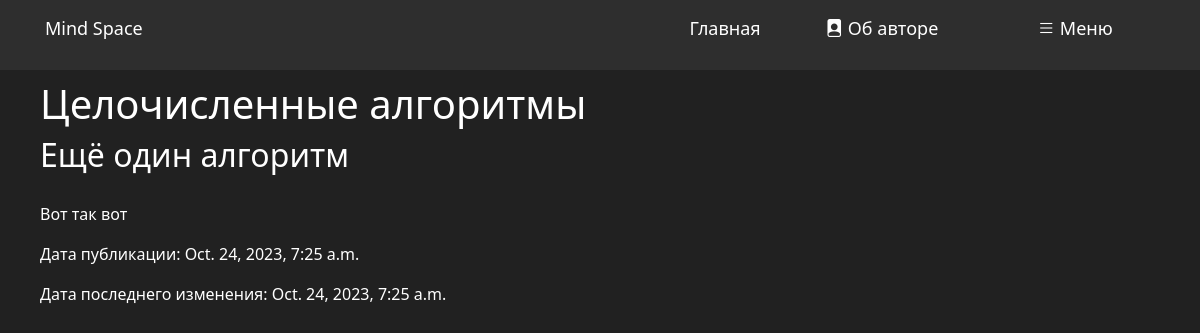
Page /notes/5/ on the earlier database version.
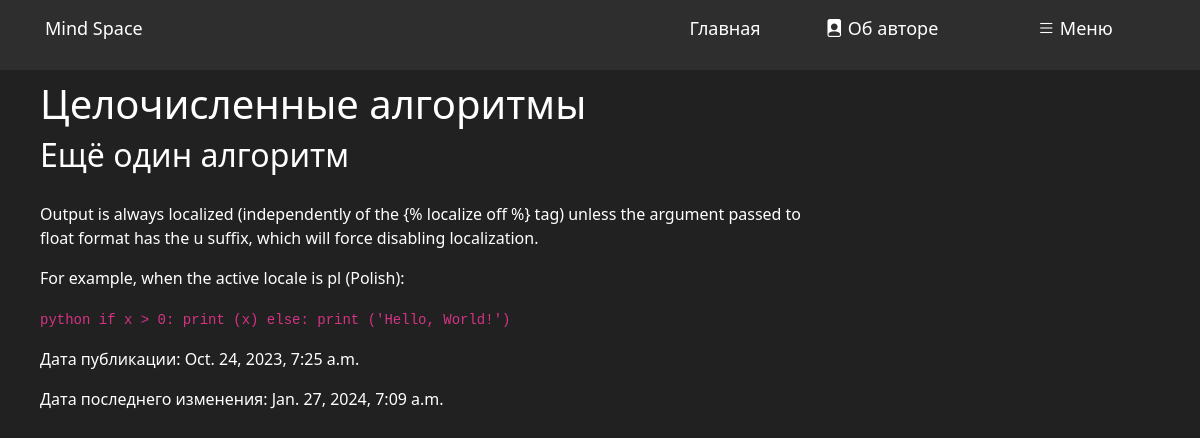
Same page on the later database version.
### notes/models.py (models this page shows, shortened)
class Article(models.Model):
    chapter = models.ForeignKey(Chapter, models.SET_NULL, blank=True, null=True)
    heading = models.CharField(max_length=200)
    body = models.TextField()
    pub_date = models.DateTimeField(auto_now_add=True)
    last_edit_date = models.DateTimeField(auto_now=True)

class Chapter(models.Model):
    partition = models.ForeignKey(Partition, models.SET_NULL, blank=True, null=True)
    name = models.CharField(max_length=200)
    def __str__(self) -> str:
        return str(self.name)

### notes/views.py (the view)
# urls.py: path("<int:article_id>/", views.detail, name="detail"),
def detail(request, article_id):
    article = get_object_or_404(Article, id=article_id)
    context = {
        "art": article,
    }
    return render(request, "notes/detail.html", context)

### notes/context_processors.py (called while the page is built)
def add_variable_to_context(requests):
    return {
        "partitions": Partition.objects.all(),
    }

### notes/templatetags/markdown_extras.py (called while the page is built)
@register.filter()
@stringfilter
def markdown(value):
    return md.markdown(value, extensions=['markdown.extensions.fenced_code'])

### notes/templates/notes/detail.html
{% extends "notes/layout.html"%}
{% load static %}
{% load markdown_extras %}
{% block includes %}
<link rel="stylesheet" href="{% static 'notes/main_style.css' %}">
<link rel="stylesheet" href="{% static 'notes/detail_notes.css' %}">
{% endblock %}
{% block content %}
{% if art %}
    <h1 class="left-moved">{{art.chapter}}</h1>
    <h2 class="left-moved">{{ art.heading}}</h2>
    <div class="left-moved" name="note_detail_body">{{art.body| markdown | safe}}</div>
    <p name="pub_date" class="left-moved">Дата публикации: {{art.pub_date}}</p>
    <p name="last_edit_date" class="left-moved">Дата последнего изменения: {{art.last_edit_date}}</p>
{% endif %}
{% endblock %}

Differences in the rows shown:
changed Article "Ещё один алгоритм": body "Вот так вот" → "Output is always localized (independently of the {% localize off %} tag) unless the argument passed to float format has the u suffix, which will force disabling localization. For example, when the active locale is pl (Polish): python if x > 0: print (x) else: print ('Hello, World!')"; last_edit_date "Oct. 24, 2023, 7:25 a.m." → "Jan. 27, 2024, 7:09 a.m."
